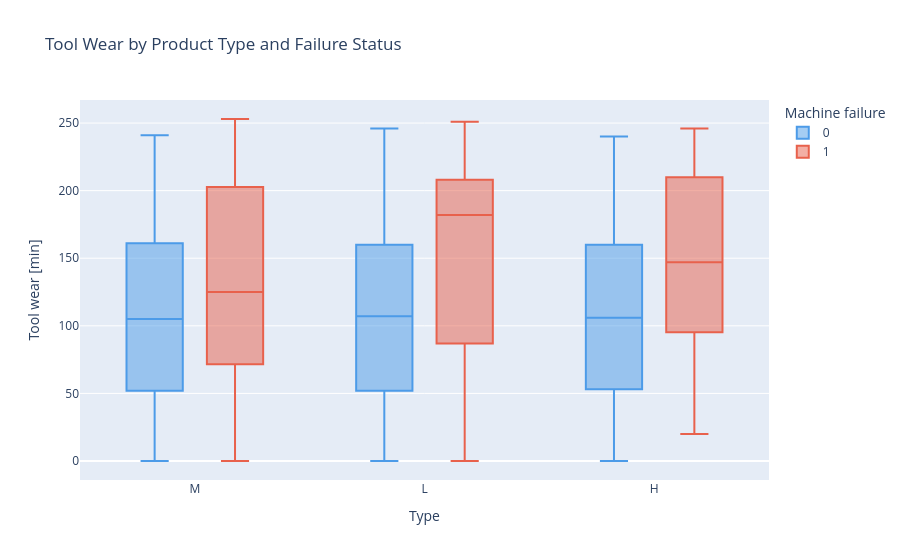

Notebook source saved alongside this figure:
### Code cell
fig = px.box(df, 
             x='Type', 
             y='Tool wear [min]',
             color='Machine failure',
             color_discrete_map={0: '#4C9BE8', 1: '#E8614C'},
             title='Tool Wear by Product Type and Failure Status')
fig.write_html('../reports/figures/11_interactive_toolwear_box.html')
fig.show()

### Figure 1 — Plotly figure (JSON) as saved in the notebook; plotly's stock layout.template omitted (floating-point values rounded to 4 significant figures; data arrays with more than 128 entries replaced by an {"elided": "..."} marker saying what was removed)
{"data": [{"alignmentgroup": "True", "hovertemplate": "Machine failure=0<br>Type=%{x}<br>Tool wear [min]=%{y}<extra></extra>", "legendgroup": "0", "marker": {"color": "#4C9BE8"}, "name": "0", "notched": false, "offsetgroup": "0", "orientation": "v", "showlegend": true, "type": "box", "x": {"elided": "9661 str values"}, "x0": " ", "xaxis": "x", "y": {"elided": "9661 int values"}, "y0": " ", "yaxis": "y"}, {"alignmentgroup": "True", "hovertemplate": "Machine failure=1<br>Type=%{x}<br>Tool wear [min]=%{y}<extra></extra>", "legendgroup": "1", "marker": {"color": "#E8614C"}, "name": "1", "notched": false, "offsetgroup": "1", "orientation": "v", "showlegend": true, "type": "box", "x": {"elided": "339 str values"}, "x0": " ", "xaxis": "x", "y": {"elided": "339 int values"}, "y0": " ", "yaxis": "y"}], "layout": {"boxmode": "group", "legend": {"title": {"text": "Machine failure"}, "tracegroupgap": 0}, "title": {"text": "Tool Wear by Product Type and Failure Status"}, "xaxis": {"anchor": "y", "domain": [0, 1], "title": {"text": "Type"}}, "yaxis": {"anchor": "x", "domain": [0, 1], "title": {"text": "Tool wear [min]"}}}}
